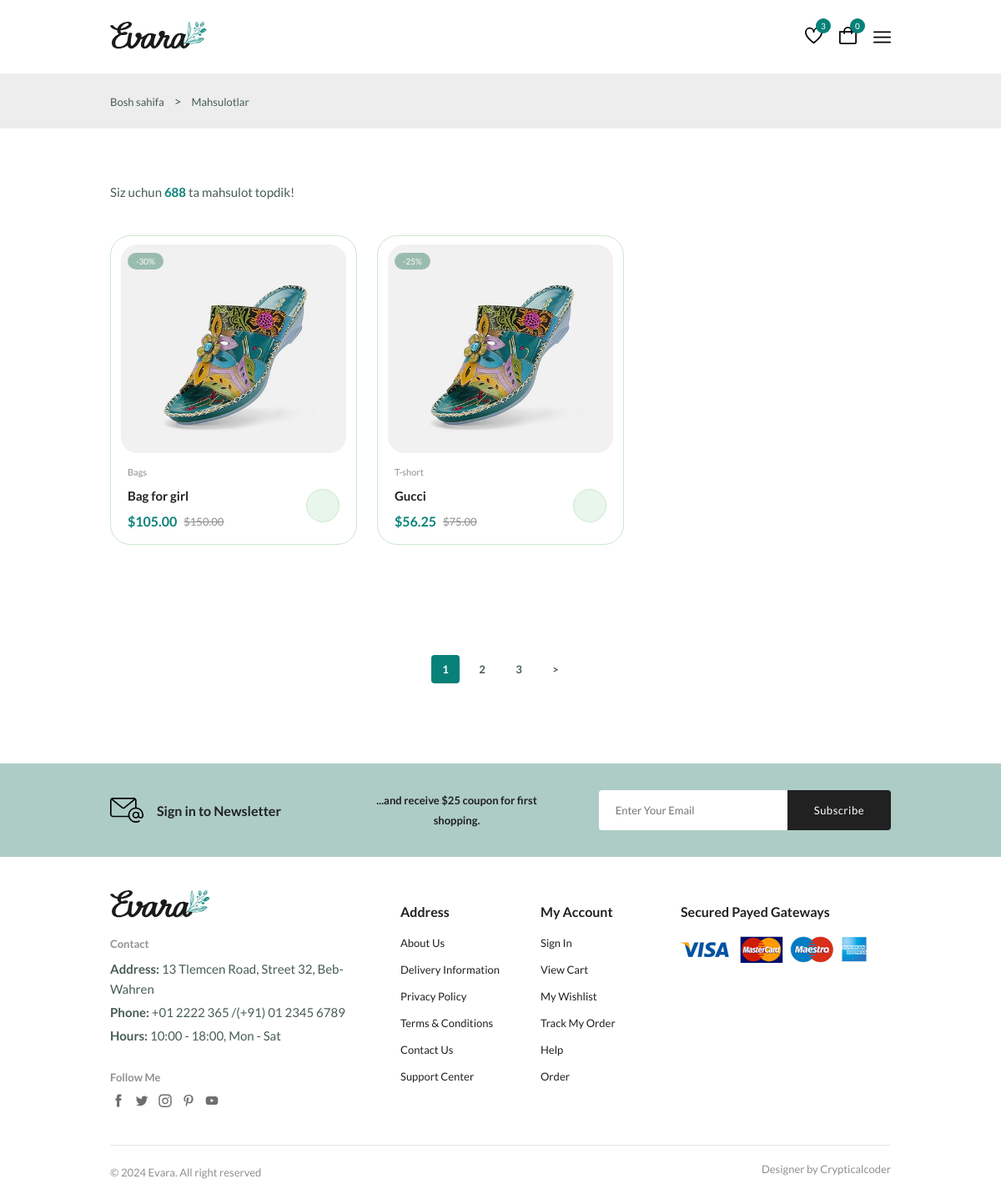
The app's page /shop/ with its own data.
### shop/models/products.py (models this page shows, shortened)
class Product(models.Model):
    category = models.ForeignKey(Category, on_delete=models.CASCADE, related_name="products")
    name=models.CharField(max_length=100)
    brand=models.CharField(max_length=100)
    price=models.DecimalField(max_digits=10,decimal_places=2)
    discount=models.PositiveIntegerField(default=0)
    description=models.TextField()
    quantity=models.PositiveIntegerField(default=0)
    image=models.ImageField(upload_to="products/",null=True,blank=True)
    discount_price= models.DecimalField(decimal_places=2, max_digits=10, null=True, blank=True)

class Category(models.Model):
    name = models.CharField(max_length=100)
    image = models.ImageField(upload_to="category_images/", null=True, blank=True)
    def __str__(self):
        return self.name

### shop/views/shop.py (the view)
# urls.py: path('shop/', shopping, name='shopping'),
def shopping(request):
    products = Product.objects.all()
    paginator = Paginator(products, 2)
    cart = Cart(request)
    page = request.GET.get('page')
    page_products = paginator.get_page(page)
    return render(request, 'shop/shop.html', context={"products": page_products, "cart_count": cart.get_count()})

### shop/views/cart.py (called while the page is built)
    def get_count(self):
        return len(self.cart.keys())

### shop/templates/shop/shop.html
{% extends "base.html" %}
{% block main %}
      {% include "components/crumbshop.html" %}
      {% include "components/products.html" %}
      {% include "components/newsletter.html" %}
{% endblock main %}

### templates/components/products.html (shortened to what this page needs)
 {% load static %}
 <section class="products container section--lg">
        <p class="total__products">Siz uchun <span>688</span> ta mahsulot topdik!</p>
        <div class="products__container grid">
          {% for product in products %}
          <div class="product__item">
            <div class="product__banner">
              <a href="details.html" class="product__images">
              </a>
              <div class="product__badge light-green">-{{product.discount}}%</div>
            </div>
            <div class="product__content">
              <span class="product__category">{{product.category}}</span>
              <a href="details.html">
                <h3 class="product__title">{{product.name}}</h3>
              </a>
              <div class="product__price flex">
                <span class="new__price">${{product.discount_price}}</span>
                <span class="old__price">${{product.price}}</span>
              </div>
              <a
                href="#"
                class="action__btn cart__btn"
                aria-label="Add To Cart"
                data-product-id="{{product.id}}"
              >
              </a>
            </div>
          </div>
          {% endfor %}
        </div>
      <ul class="pagination">
          <ul class="pagination">
              <ul class="pagination">
                {% for page in products.paginator.page_range %}
                    <li><a href="?page={{ page}}" class="pagination__link  {% if products.number == page %}active{% endif %}">{{page}}</a></li>
                {% endfor %}
                {% if products.has_next %}
                  <li><a href="?page={{ products.next_page_number }}" class="pagination__link" blank>></a></li>
                {% endif %}
              </ul>
          </ul>
      </ul>
  </section>

### records on screen
Product: discount "30", category "Bags", name "Bag for girl", discount_price "105.00", price "150.00"
Product: discount "25", category "T-short", name "Gucci", discount_price "56.25", price "75.00"

### other values on screen
{{ cart_count }} "0"
{{ page }} "1" "2" "3"
